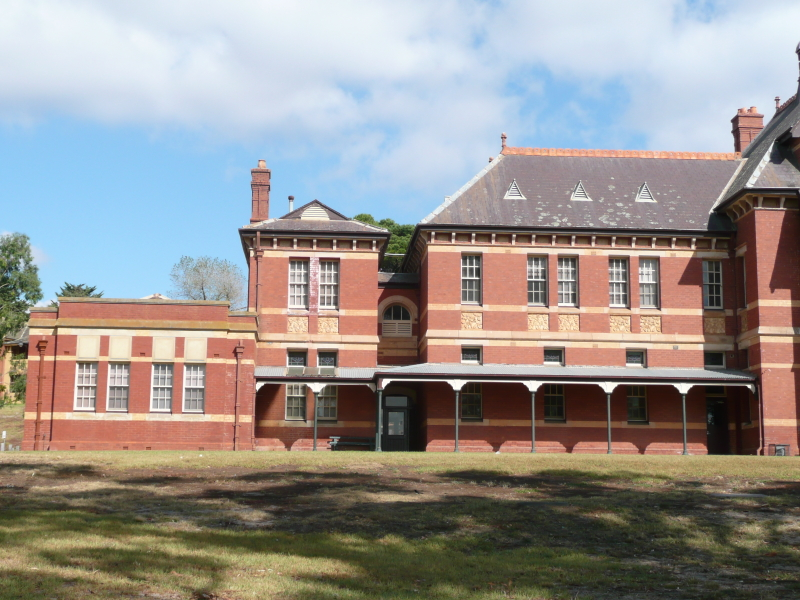
#> input picture Image1.jpg, 800 x 600 px, found by its file name
$ python ColorFilter.py
#> lines starting #> are read from the running program, lines starting #| are printed output that depends on the picture
__author__ = 'Charlie'
#An attempt at implementing colors to setup the emotion when visualizing the iamge
#Motivation: https://en.wikipedia.org/wiki/Contrasting_and_categorization_of_emotions#Plutchik.27s_wheel_of_emotions
import numpy as np, cv2 as cv

def imageRead(filename):
    readFile = open(filename, 'rb')
    img_str = readFile.read()
    readFile.close()
    img = np.array(bytearray(img_str), np.uint8).reshape((480, 480, 3))  # shape height, width, 3
    cv.cvtColor(img, cv.COLOR_BGR2RGB, img)
    return img

def showImage(title, image):
    cv.namedWindow(title, cv.WINDOW_AUTOSIZE)
    cv.imshow(title, image)
    cv.waitKey(0)

class ColorFilter:
    def __init__(self):
        pass

    image = np.array([])
    targetColor = np.zeros((1,3), dtype = np.uint16)
    colorDict = {}

    def set_image(self, input_image):
        self.image = np.copy(inputImage)


    def set_target_color(self, color):
        self.targetColor = cv.cvtColor(color, cv.COLOR_BGR2HSV)
        for iii in range(0,256):
            transformColor = np.array([[[ self.targetColor[0,0,0], iii*100/255,self.targetColor[0,0,2] ]]], dtype=np.uint8)
            self.colorDict[iii] = cv.cvtColor(transformColor, cv.COLOR_HSV2RGB)

    def filter(self):
        for iii in range(0, self.image.shape[0]):
            for jjj in range(0, self.image.shape[1]):
                data = self.image[iii, jjj]
                data[0] = self.colorDict[data[0]][0,0,0]
                data[1] = self.colorDict[data[1]][0,0,1]
                data[2] = self.colorDict[data[2]][0,0,2]

        return self.image


inputImage = cv.imread('Image1.jpg')
#> inputImage is the input picture: shape (600, 800, 3); mean B, G, R 142.7, 146.1, 151
colorFilter = ColorFilter()
colorFilter.set_image(inputImage)
colorFilter.set_target_color(np.array([[[0, 0, 224]]], dtype= np.uint8))
output = (0.3*inputImage + 0.7*colorFilter.filter()).astype(np.uint8)
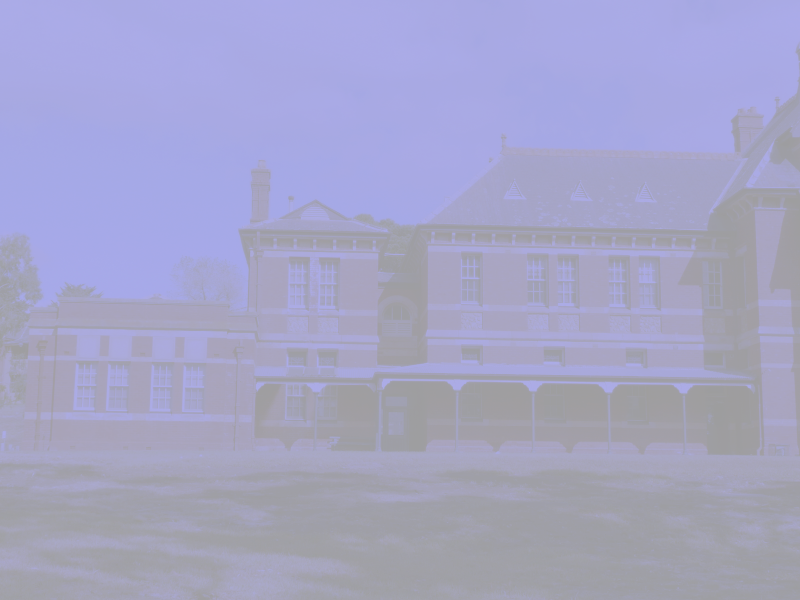
#> output: shape (600, 800, 3); mean B, G, R 199.1, 165.2, 165.5
showImage('Output', output)
cv.imwrite("results.jpg", output)

$ run again, with 113016.jpg copied over Image1.jpg
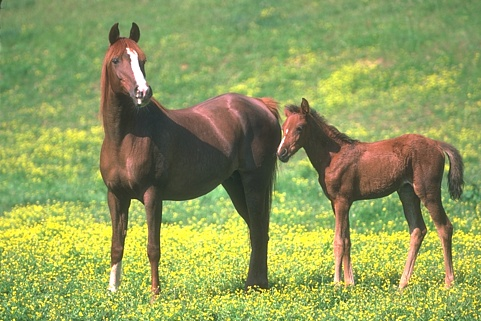
#> input picture 113016.jpg, 481 x 321 px, found by its file name
#> inputImage is the input picture: shape (321, 481, 3); mean B, G, R 90.8, 157.9, 144.6
#> `output = (0.3*inputImage + 0.7*colorFilter.filter()).astype(np.uint8)`:
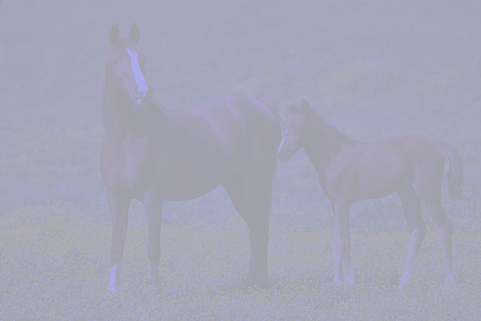
#> output: shape (321, 481, 3); mean B, G, R 183.5, 165.9, 165.1

$ run again, with forest.jpg copied over Image1.jpg
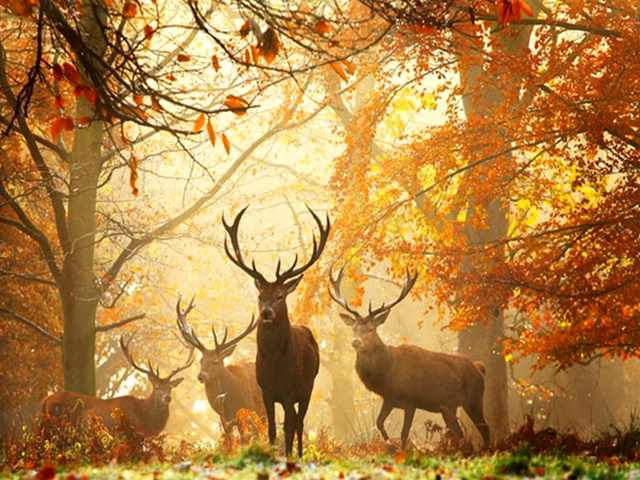
#> input picture forest.jpg, 640 x 480 px, found by its file name
#> inputImage is the input picture: shape (480, 640, 3); mean B, G, R 69.8, 133.3, 180.3
#> `output = (0.3*inputImage + 0.7*colorFilter.filter()).astype(np.uint8)`:
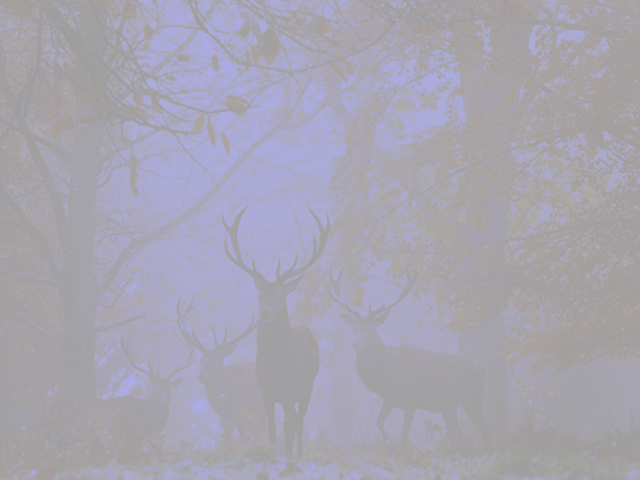
#> output: shape (480, 640, 3); mean B, G, R 177.2, 164.5, 167.2
